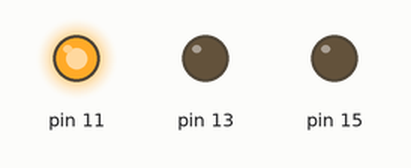
The program below on a simulated Raspberry Pi (header pin numbers). Parts: output pins drawn as LEDs (lit = HIGH).

Above: at 0.5 s.
At 1.5 s:
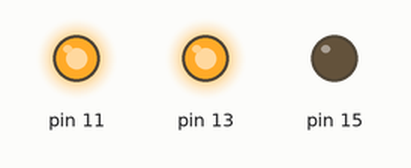
At 2.5 s:
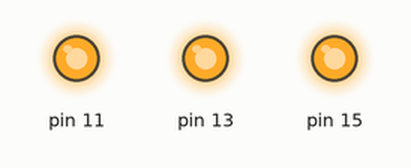
At 3.5 s:
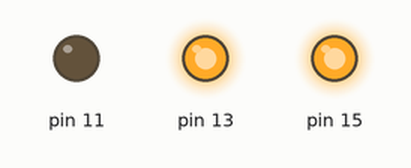
At 4.5 s:
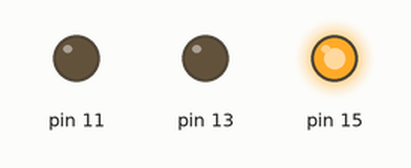
At 5.5 s:
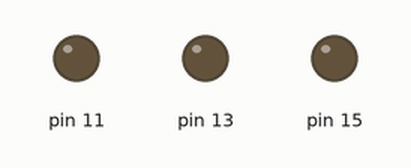
Timing chart, 0 to 7.8 s (numbered marks = the images above):
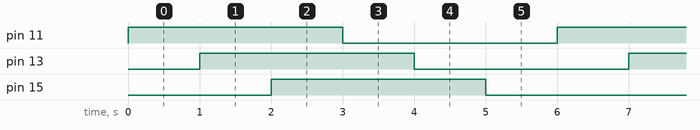

The program:

prac1_LED_mul_blink_2.py
```python
import time
import RPi.GPIO as GPIO
GPIO.setmode(GPIO.BOARD)
GPIO.setup(11,GPIO.OUT)
GPIO.setup(13,GPIO.OUT)
GPIO.setup(15,GPIO.OUT)
while(1):
    GPIO.output(11,1)
    time.sleep(1)
    GPIO.output(13,1)
    time.sleep(1)
    GPIO.output(15,1)
    time.sleep(1)
    GPIO.output(11,0)
    time.sleep(1)
    GPIO.output(13,0)
    time.sleep(1)
    GPIO.output(15,0)
    time.sleep(1)
```

Measured:
- by itself, pin 11, pin 13, pin 15: alternates HIGH for 3.0 s and LOW for 3.0 s
- by itself, everything shown: repeats every 6.0 s, in 6 steps
